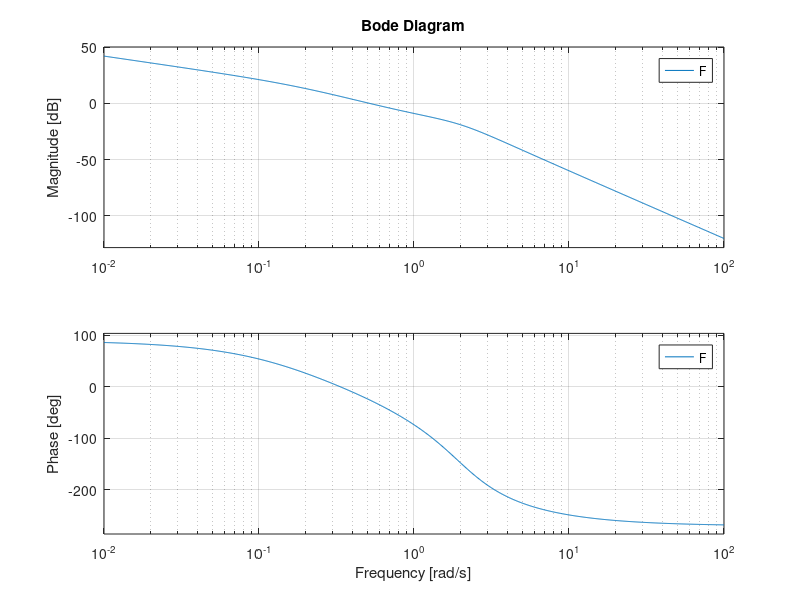
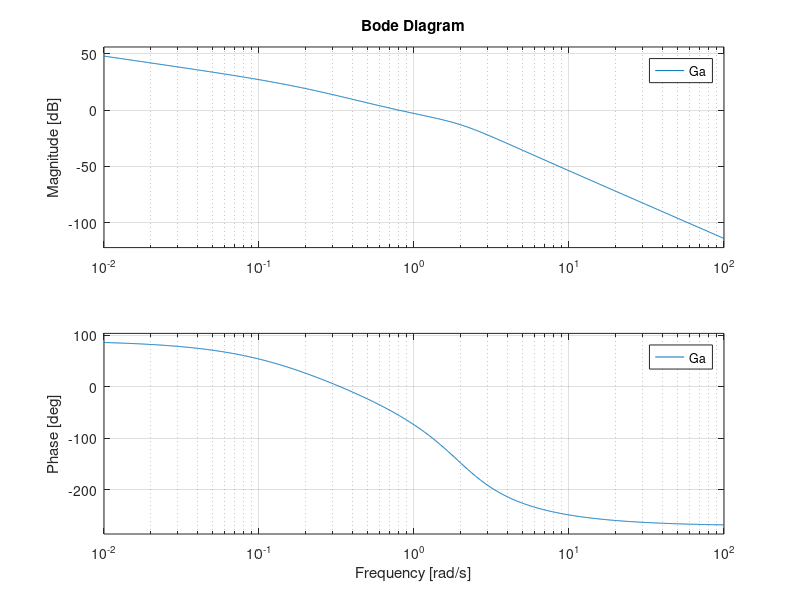
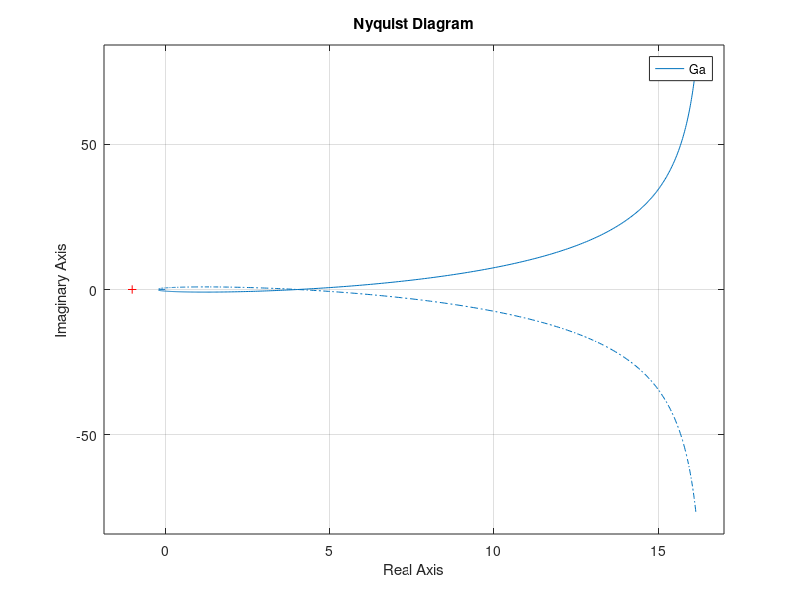

Write MATLAB code to recreate these figures, in order.
clear all
close all

s=tf('s');
F=(s-1)/((s+0.2)*(s^3+2.5*s^2+4*s));

% a)
Kf=dcgain(s*F)
damp(F)
bode(F)

% b)
Kc=1;
Kr=0.5;
Ga=Kc*F/Kr;

figure, bode(Ga)

% c)
figure, nyquist(Ga)

% d)
Kc=-0.1;
Ga=Kc*F/Kr;
W=feedback(Kc*F, 1/Kr)
damp(W)

% e)
We=Kr*feedback(1, Ga);
Wd1=feedback(F, Kc/Kr);
Wd2=feedback(1, Ga);

% r=t d1=0.1 d2=0.5
e_r=dcgain(s*We*1/s^2);
e_d1=dcgain(s*Wd1*0.1/s);
e_d2=dcgain(s*Wd2*0.5/s);
e_tot=e_r-(e_d1+e_d2)

% r=2 d1=0.1 d2=0.01t
e_r=dcgain(s*We*2/s);
e_d1=dcgain(s*Wd1*0.1/s);
e_d2=dcgain(s*Wd2*0.01/s^2);
e_tot=e_r-(e_d1+e_d2)